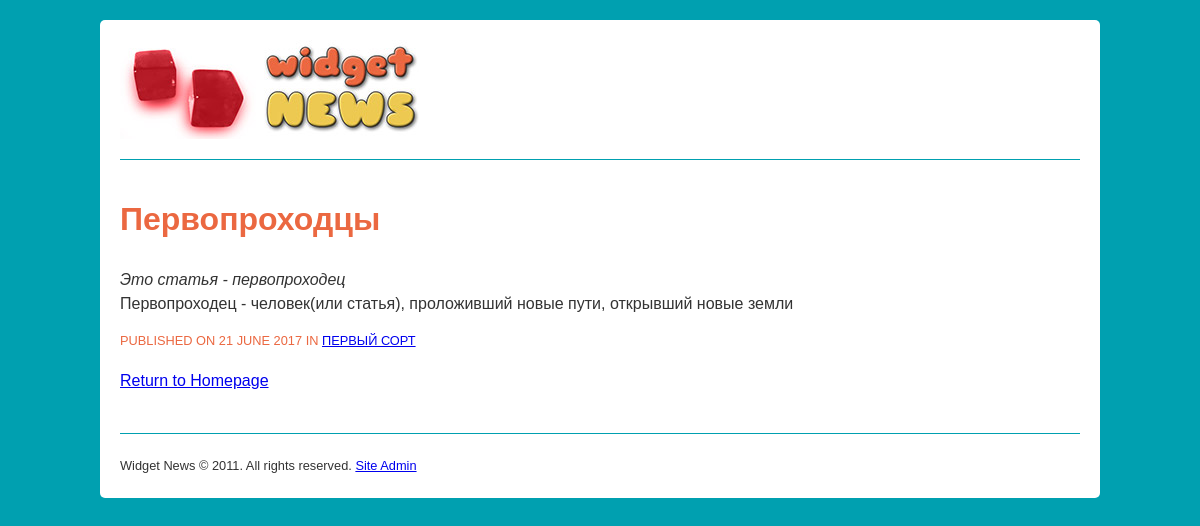
/?action=viewArticle&articleId=1, run on the app's committed database.
### tables this page shows
CREATE TABLE `articles` (
  `id` smallint(5) unsigned NOT NULL AUTO_INCREMENT,
  `publicationDate` date NOT NULL,
  `categoryId` smallint(5) unsigned NOT NULL,
  `title` varchar(255) NOT NULL,
  `summary` text NOT NULL,
  `content` mediumtext NOT NULL,
  PRIMARY KEY (`id`)
);

CREATE TABLE `categories` (
  `id` smallint(5) unsigned NOT NULL AUTO_INCREMENT,
  `name` varchar(255) NOT NULL,
  `description` text NOT NULL,
  PRIMARY KEY (`id`)
);

### classes/Article.php (called while the page is built, shortened)
<?php
class Article
	{
            public function __construct( $data=array() ) {
              if ( isset( $data['publicationDate'] ) ) {$this->publicationDate = (string) $data['publicationDate'];}
              if ( isset( $data['title'] ) ) {$this->title = $data['title'];}
              if ( isset( $data['summary'] ) ) {$this->summary = $data['summary'];}
              if ( isset( $data['content'] ) ) {$this->content = $data['content'];}
            }
            public static function getById( $id ) {
              $conn = new PDO( DB_DSN, DB_USERNAME, DB_PASSWORD );
              $sql = "SELECT *, UNIX_TIMESTAMP(publicationDate) AS publicationDate FROM articles WHERE id = :id";
              $st = $conn->prepare( $sql );
              $st->bindValue( ":id", $id, PDO::PARAM_INT );
              $st->execute();
              $row = $st->fetch();
              if ( $row ) { return new Article( $row );}
            }
        }

### classes/Category.php (called while the page is built, shortened)
<?php
	class Category
	{
	  public function __construct( $data=array() ) {
	    if ( isset( $data['id'] ) ) $this->id = (int) $data['id'];
	    if ( isset( $data['name'] ) ) $this->name = $data['name'];
	  }
	  public static function getById( $id ) {
	    $conn = new PDO( DB_DSN, DB_USERNAME, DB_PASSWORD );
	    $sql = "SELECT * FROM categories WHERE id = :id";
	    $st = $conn->prepare( $sql );
	    $st->bindValue( ":id", $id, PDO::PARAM_INT );
	    $st->execute();
	    $row = $st->fetch();
	    if ( $row ) return new Category( $row );
	  }
	}

### templates/viewArticle.php (the view)
<?php include "templates/include/header.php" ?>
    <h1 style="width: 75%;"><?php echo htmlspecialchars( $results['article']->title )?></h1>
    <div style="width: 75%; font-style: italic;"><?php echo htmlspecialchars( $results['article']->summary )?></div>
    <div style="width: 75%;"><?php echo $results['article']->content?></div>
    <p class="pubDate">Published on <?php  echo date('j F Y', $results['article']->publicationDate)?>
    <?php if ( $results['category'] ) { ?>
        in
        <a href="./?action=archive&amp;categoryId=<?php echo $results['category']->id?>">
            <?php echo htmlspecialchars( $results['category']->name ) ?>
        </a>
    <?php } ?>
    </p>
    <p><a href="./">Return to Homepage</a></p>
<?php include "templates/include/footer.php" ?>

### style.css (style rules this page uses)
body { margin: 0; color: #333; background-color: #00a0b0; font-family: "Trebuchet MS", Arial, Helvetica, sans-serif; line-height: 1.5em; }
h1 { color: #eb6841; margin-bottom: 30px; line-height: 1.2em; }
.pubDate { font-size: .8em; color: #eb6841; text-transform: uppercase; }

### data on the page
articles: title "Первопроходцы", summary "Это статья - первопроходец", content "Первопроходец - человек(или статья), проложивший новые пути, открывший новые земли"
categories: name "ПЕРВЫЙ СОРТ"

### other printed values
date('j F Y', $results['article']->publicationDate) "21 JUNE 2017"
